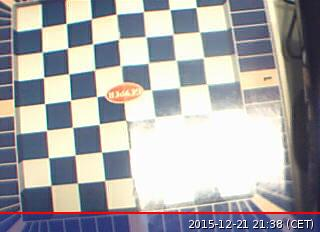
#> input picture OpenCV/image.jpg, 320 x 232 px
$ python process.py   (Python 2 division)
#> lines starting #> are read from the running program, lines starting #| are printed output that depends on the picture
import cv2

img = cv2.imread("image.jpg")
#> img is the input picture: shape (232, 320, 3); mean B, G, R 168.9, 167.7, 168
gray = cv2.cvtColor(img, cv2.COLOR_BGR2GRAY)
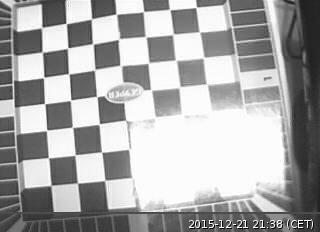
#> gray: shape (232, 320); min 2, max 255, mean 167.9

ret, corners = cv2.findChessboardCorners(gray, (5,4), None)
#> ret = False; corners = None

if ret == True:
  print true
